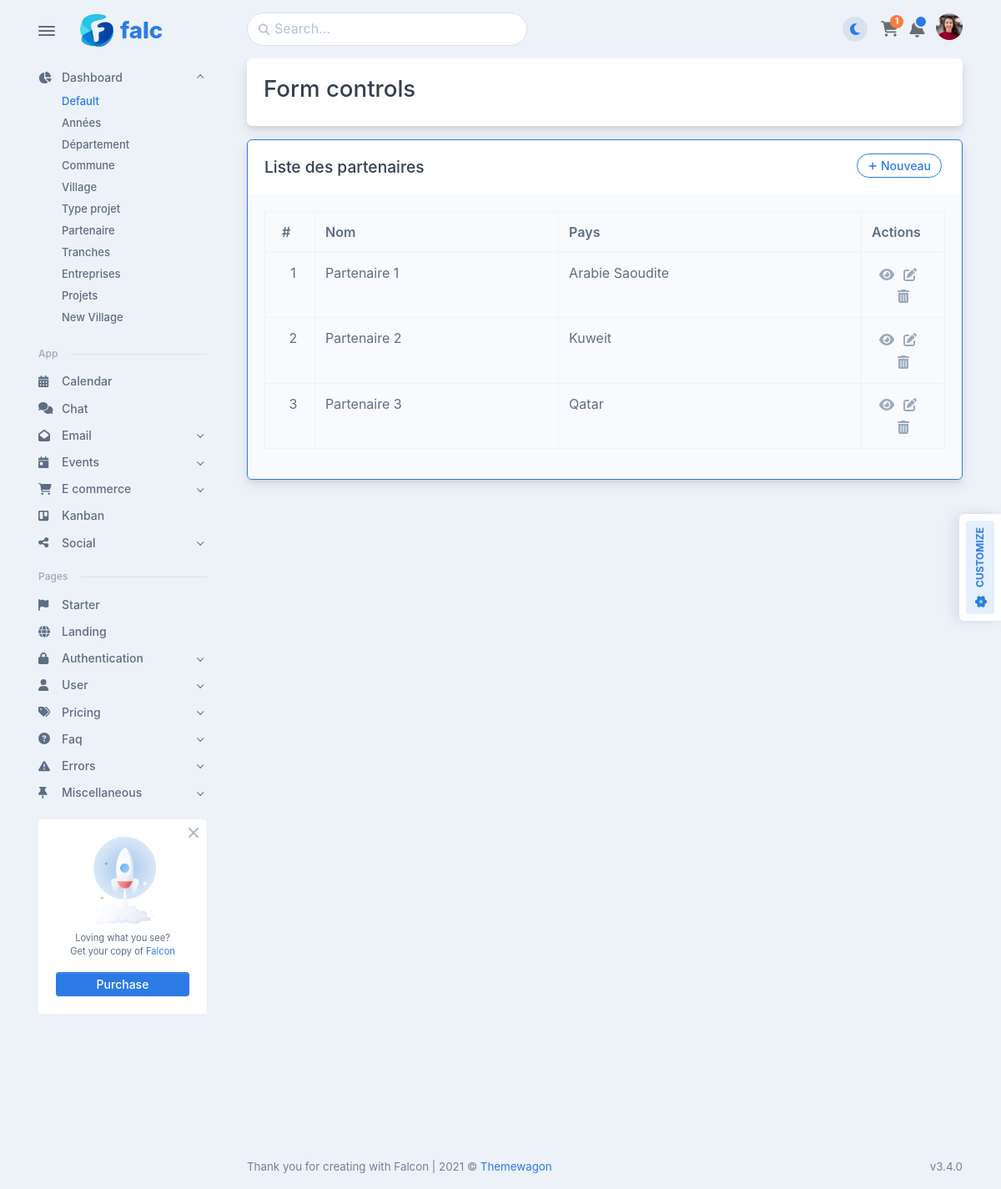
/partenaires, run on the app's committed database.
### projet/models.py (models this page shows, shortened)
class Partenaire(models.Model):
    nom = models.CharField(max_length=200)
    pays = models.CharField(max_length=150)
    created_at = models.DateTimeField(auto_now_add=True)
    updated_at = models.DateTimeField(auto_now=True)

### projet/views/partenaire.py (the view)
# urls.py: path('partenaires', partenaire.partenaire_list, name='partenaire_list'),
def partenaire_list(request):
    partenaires = Partenaire.objects.all()
    context = {
        'partenaires': partenaires,
    }
    return render(request, 'partenaire/partenaire_list.html', context)

### projet/templates/partenaire/partenaire_list.html (shortened to what this page needs)
{% extends "layouts/base.html" %}
{% load static %}
{% block content %}
<div class="row g-0">
    <div class="card mb-3">
        <div class="bg-holder d-none d-lg-block bg-card" style="background-image:url({../../../assets/img/icons/spot-illustrations/corner-4.png});"></div>
        <div class="card-body position-relative">
            <div class="row">
                <div class="col-lg-8">
                    <h3>Form controls</h3>
                </div>
            </div>
        </div>
    </div>
    <div class="card mb-3 border border-primary">
        <div class="card-header">
            <div class="row flex-between-end">
                <div class="col-auto align-self-center">
                    <h5 class="mb-0" data-anchor="data-anchor">Liste des partenaires</h5>
                </div>
                <div class="col-auto ms-auto">
                    <button type="button" class="btn btn-outline-primary btn-sm rounded-pill me-1 mb-1 show-form" data-url="{% url 'partenaire_create' %}">
                        <span class="fas fa-plus me-1" data-fa-transform="shrink-3"></span>Nouveau
                    </button>
                </div>
            </div>
        </div>
        <div class="card-body bg-light ">
            <div class="pb-20 material-datatables">
                <table id="datatables" class="table hover table-bordered table-striped">
                    <thead>
                        <tr>
                            <th class="table-plus datatable-nosort">#</th>
                            <th>Nom</th>
                            <th>Pays</th>
                            <th>Actions</th>
                        </tr>
                    </thead>
                    <tbody>
                        {% include "partenaire/partenaire_list_2.html" %}
                    </tbody>
                </table>
            </div>
        </div>
    </div>
</div>
{% endblock content %}

### projet/templates/partenaire/partenaire_list_2.html
{% for partenaire in partenaires %}
<tr>
    <td style="width: 60px; text-align: center">{{ forloop.counter }}</td>
    <td>{{ partenaire.nom }}</td>
    <td>{{ partenaire.pays }}</td>
    <td class="td-actions" style="width: 100px; text-align: center">
        <div>
            <button class="btn p-0 show-form-update" type="button" data-url="{% url 'partenaire_update' partenaire.id %}" data-bs-toggle="tooltip" data-bs-placement="top" title="View">
            <span class="text-500 fas fa-eye"></span>
          </button>&nbsp;
            <button class="btn p-0 show-form-update" type="button" data-url="{% url 'partenaire_update' partenaire.id %}" data-bs-toggle="tooltip" data-bs-placement="top" title="Edit">
              <span class="text-500 fas fa-edit"></span>
          </button>&nbsp;
            <button class="btn p-0 ms-2 show-form-delete" type="button" data-url="{% url 'partenaire_delete' partenaire.id %}" data-bs-toggle="tooltip" data-bs-placement="top" title="Delete">
              <span class="text-500 fas fa-trash-alt"></span>
          </button>
        </div>
    </td>
</tr>
{% empty %}
<tr>
    <td colspan="4" class="text-center bg-info">Aucun département enregistré</td>
</tr>
{% endfor %}

### data on the page
Partenaire: nom "Partenaire 1", pays "Arabie Saoudite"
Partenaire: nom "Partenaire 2", pays "Kuweit"
Partenaire: nom "Partenaire 3", pays "Qatar"
